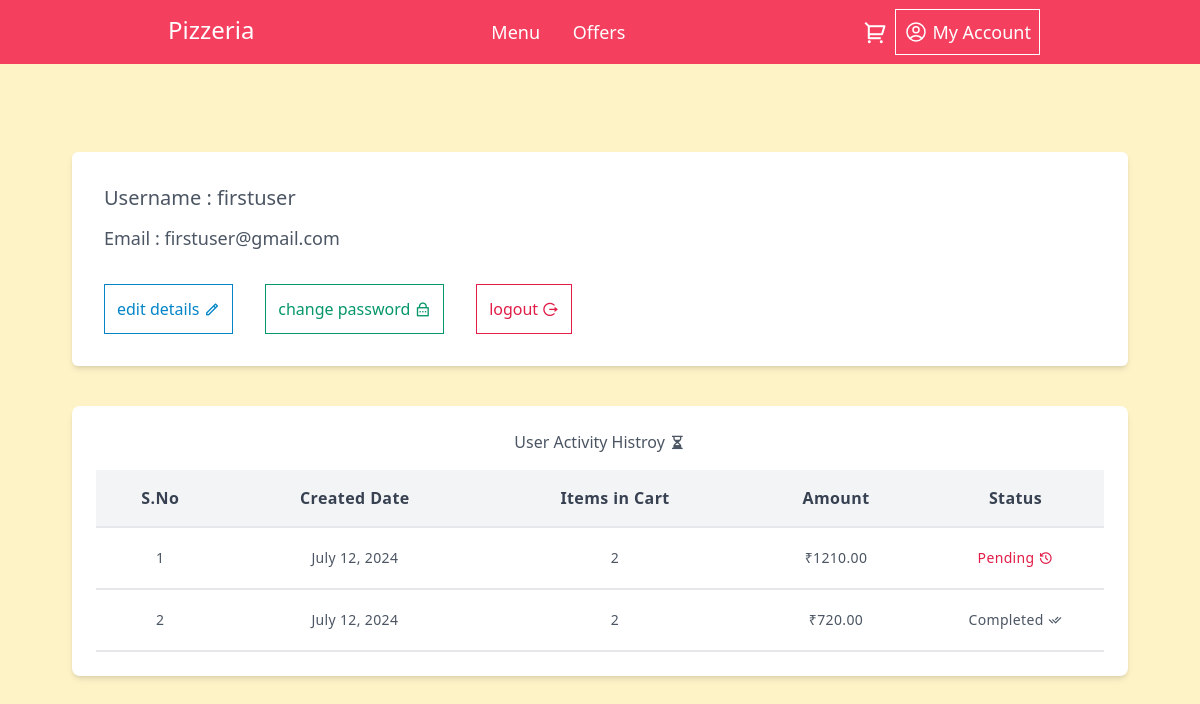
/account/ (signed in), run on the app's committed database.
### orders/models.py (models this page shows)
class BaseModel(models.Model):
    uid = models.UUIDField(default=uuid.uuid4, editable=False, primary_key=True)
    created_at = models.DateTimeField(default=timezone.now)
    updated_at = models.DateTimeField(default=timezone.now)
    class Meta:
        abstract = True

class CustomerOrder(BaseModel):
    STATUS_CHOICES = [
        ('Pending', 'Pending'), ('Completed', 'Completed')
    ]
    user = models.ForeignKey(User, null=True, blank=True, on_delete=models.SET_NULL)
    status = models.CharField(max_length=20, choices=STATUS_CHOICES, default='Pending')
    payment_request_id = models.CharField(max_length=255, blank=True, null=True)
    item_in_cart = models.IntegerField(blank=True, null=True)
    total_amount = models.DecimalField(max_digits=8, decimal_places=2, null=True)

### orders/views.py (the view)
# urls.py: path('account/', user_account, name='user_account'),
def user_account(request):
    user = User.objects.get(username = request.user.username)
    customer_order = CustomerOrder.objects.filter(user = request.user).order_by('-updated_at')
    return render(request, 'account.html', {'user':user, 'customer_order':customer_order})

### templates/account.html (shortened to what this page needs)
{% extends 'base.html' %}
{% block main %}
    <div class="bg-white rounded-md p-8 lg:m-10 shadow-md">
        <div id="user_details" class="">
            <div class="flex items-center gap-10 text-gray-600 font-medium">
                <div class="">
                    <h4 class="text-xl">Username : {{ user.username }}</h4>
                    <h4 class="mt-3 text-lg">Email : {{ user.email }}</h4>
                </div>
            </div>
            <div class="flex flex-col items-start gap-3 md:flex-row md:items-center md:space-x-5 mt-8">
                <a id="edit-button" href="" class="border p-3 border-sky-600 text-sky-600 hover:bg-sky-600 hover:text-white">edit details <i class="ri-pencil-line"></i></a>
                <a id="edit-password" href="" class="border p-3 border-emerald-600 text-emerald-600 hover:bg-emerald-600 hover:text-white">change password <i class="ri-lock-password-line"></i></a>
                <a href="{% url 'user_logout' %}" class="border p-3 border-rose-600 text-rose-600 hover:bg-rose-600 hover:text-white">logout <i class="ri-logout-circle-r-line"></i></a>
            </div>
        </div>
    </div>
    <div class="my-8 p-2 md:p-6 lg:m-10 bg-white rounded-lg shadow-md">
        <table class="w-full">
            <caption class="caption-top mb-4">
                <h3 class="text-gray-600 text-sm lg:text-base">User Activity Histroy <i class="ri-hourglass-fill"></i></h3>
            </caption>
            <thead class="bg-gray-100 border-b-2">
                <tr>
                    <th class="p-2 md:p-4 text-sm lg:text-base md:tracking-wide text-gray-700">S.No</th>
                    <th class="p-2 md:p-4 text-sm lg:text-base md:tracking-wide text-gray-700">Created Date</th>
                    <th class="p-2 md:p-4 text-sm lg:text-base md:tracking-wide text-gray-700">Items in Cart</th>
                    <th class="p-2 md:p-4 text-sm lg:text-base md:tracking-wide text-gray-700">Amount</th>
                    <th class="p-2 md:p-4 text-sm lg:text-base md:tracking-wide text-gray-700">Status</th>
                </tr>
            </thead>
            <tbody>
                {% if customer_order %}
                    {% for order in customer_order %}
                            <tr class="">
                                <td class="py-5 text-center text-sm text-gray-600 md:tracking-wide border-b-2 ">{{ forloop.counter }}</td>
                                <td class="py-5 text-center text-sm text-gray-600 md:tracking-wide border-b-2 ">{{ order.created_at |date:"F j, Y"}}</td>
                                <td class="py-5 text-center text-sm text-gray-600 md:tracking-wide border-b-2 ">{{ order.item_in_cart }}</td>
                                <td class="py-5 text-center text-sm text-gray-600 md:tracking-wide border-b-2 ">₹{{ order.total_amount }}</td>
                                <td class="py-5 text-center text-sm text-gray-600 md:tracking-wide border-b-2 {% if order.status == 'Pending' %}text-rose-600{% else %}text-emerald-600{% endif %}">{{ order.status }} {% if order.status == 'Pending' %}<i class="ri-history-line"></i>{% else %}<i class="ri-check-double-line"></i>{% endif %}</td>
                            </tr>
                    {% endfor %}
                {% else %}
                    <h2 class="text-gray-600 font-medium">No items added in cart Nor purchased </h2>
                {% endif %}
            </tbody>
        </table>
    </div>
{% endblock %}

### data on the page
CustomerOrder: created_at "July 12, 2024", item_in_cart "2", total_amount "1210.00", status "Pending"
CustomerOrder: created_at "July 12, 2024", item_in_cart "2", total_amount "720.00", status "Completed"

### other printed values
{{ user.username }} "firstuser"
{{ user.email }} "firstuser@gmail.com"
